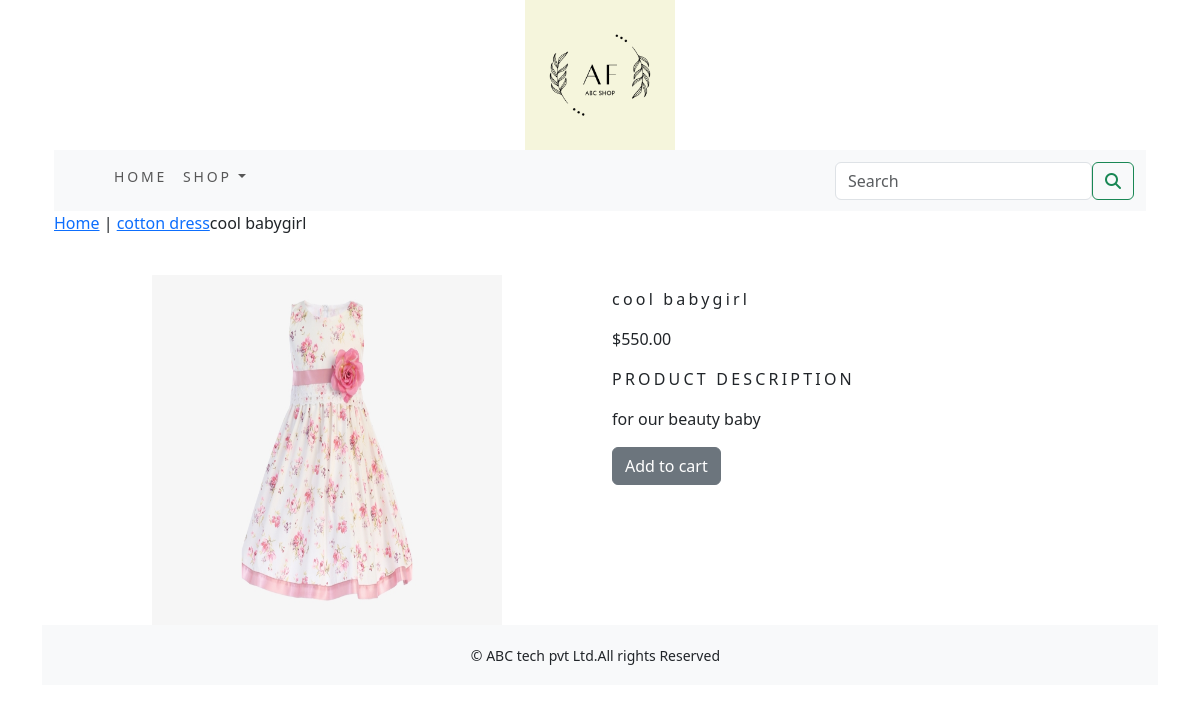
/shop/cotton-dress/cool-babygirl/, run on the app's committed database.
### shop/models.py (models this page shows, shortened)
class Product(models.Model):
    name = models.CharField(max_length=250,unique=True)
    slug = models.SlugField(max_length=250,unique=True)
    description = models.TextField(blank=True)
    price = models.DecimalField(max_digits=10,decimal_places=2)
    category = models.ForeignKey(Category,on_delete=models.CASCADE)
    image = models.ImageField(upload_to='product', blank=True)
    stock = models.IntegerField()
    available = models.BooleanField(default=True)
    created = models.DateTimeField(auto_now_add=True)
    updated = models.DateTimeField(auto_now=True)
    class Meta:
        ordering = ('name',)
        verbose_name = 'product'
        verbose_name_plural = 'products'

class Category(models.Model):
    name = models.CharField(max_length=250,unique=True)
    slug = models.SlugField(max_length=250,unique=True)
    description = models.TextField(blank=True)
    image = models.ImageField(upload_to='category',blank=True)
    class Meta:
        ordering = ('name',)
        verbose_name = 'category'
        verbose_name_plural = 'categories'
    def get_url(self):
        return reverse('shop:products_by_category',args=[self.slug])
    def __str__(self):
        return '{}'.format(self.name)

### shop/views.py (the view)
# urls.py: path('<slug:c_slug>/<slug:product_slug>/',views.proDetail,name='prodCatdetail'),
def proDetail(request,c_slug,product_slug):
    try:
        product=Product.objects.get(category__slug=c_slug,slug=product_slug)
    except Exception as e:
        raise e
    return render(request,'product.html',{'product':product})

### cart/context_processors.py (called while the page is built)
def counter(request):
    item_count=0
    if 'admin' in request.path:
        return {}
    else:
        try:
            cart=Cart.objects.filter(cart_id=_cart_id(request))
            car_items=CartItem.objects.all().filter(cart=cart[:1])
            for cart_item in car_items:
                item_count += cart_item.quantity
        except Cart.DoesNotExist:
            item_count =0
    return dict(item_count=item_count)

### cart/views.py (called while the page is built)
def _cart_id(request):
    cart=request.session.session_key
    if not cart:
        cart=request.session.create()
    return cart

### shop/context_processors.py (called while the page is built)
def menu_links(request):
    links=Category.objects.all()
    return dict(links=links)

### templates/product.html (shortened to what this page needs)
{% extends 'base.html' %}
{% load static %}
{% block content %}
<div class="row my-prod-row-class">
  <div class="mx_auto">
    <p><a href="{% url 'shop:allProdCat' %}">Home</a> | <a href="{{product.category.get_url}}">{{product.category}}</a>{{product.name}}</p>
  </div>
</div>
<div class="container">
<br>
<div class="row">
  <div class="col-12 cl-sm-12 col-md-12 col-lg-6 text-center">
    <div style="min-width:18rem;">
      <img src="{{product.image.url}}" alt="{{product.name}}" width="350px" height="350px">
    </div>
  </div>
        <div class="col-12 cl-sm-12 col-md-12 col-lg-6">
            <div>
        <h1 class="my_prod_title">{{product.name}}</h1>
        <p>${{product.price}}</p>
        <p class="my_title">PRODUCT DESCRIPTION</p>
        <p class="text-justify my_prod_text">{{product.description}}</p>
        {% if product.stock <= 0 %}
            <p class="text-justify my_prod_text"><b>Out of stock</b></p>
        {% else %}
            <a  class="btn btn-secondary" href="{% url 'cart:add_cart' product.id %}">Add to cart</a>
        {% endif %}
        </div>
    </div>
</div>
</div>
{% endblock %}

### static/css/custom.css (style rules this page uses)
body { font-family: 'Roboto', sans-serif; }
.my_title { font-size:16px; text_transform:uppercase; letter-spacing:.2em; }
.my_prod_title { font-size:16px; text_transform:uppercase; letter-spacing:.2em; padding-top:15px; padding-bottom:10px; }
.my_prod_text { padding-right:20px; }

### data on the page
Product: category "cotton dress", name "cool babygirl", image (picture), price "550.00", description "for our beauty baby"
